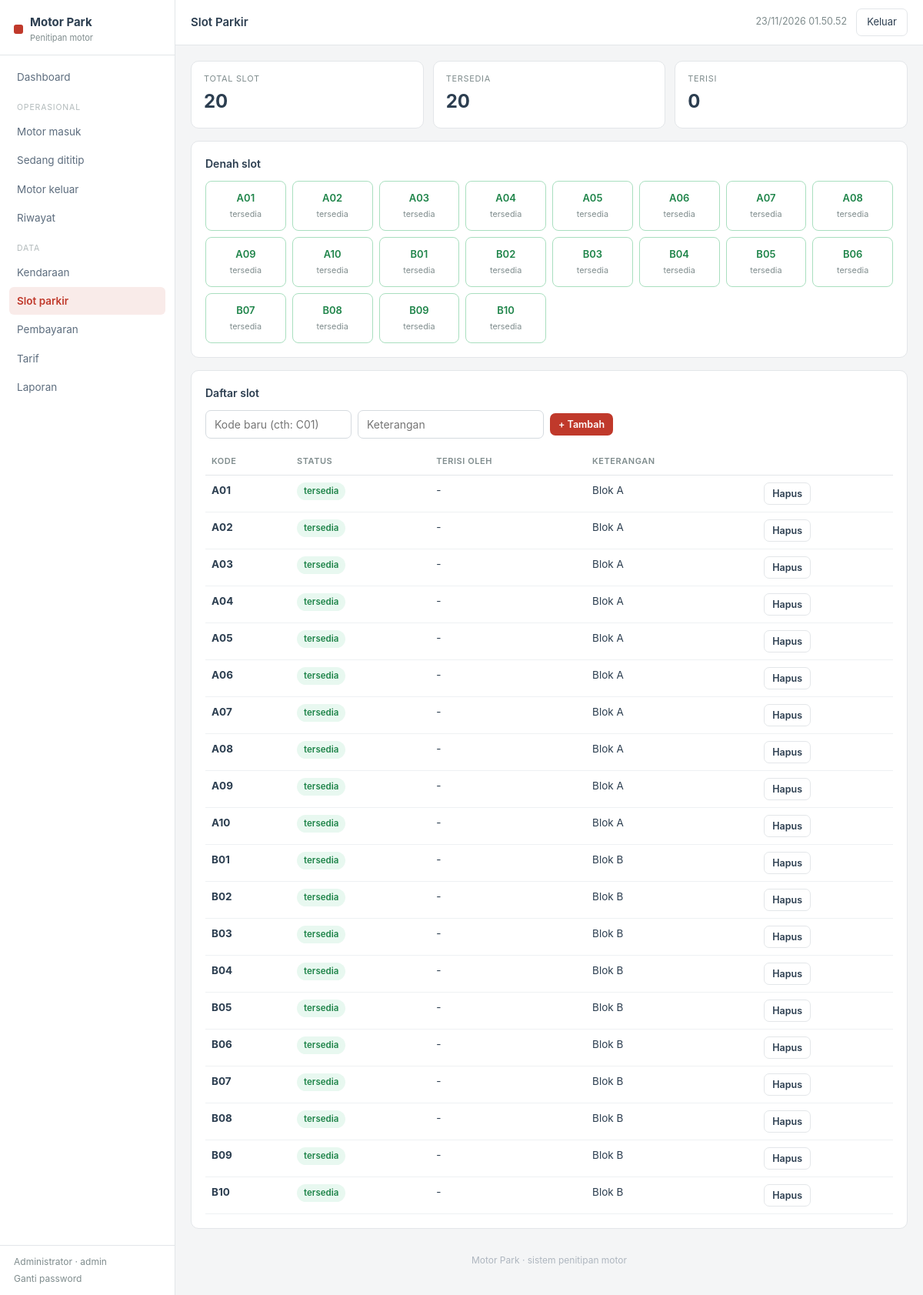
The page /slot/index.php (signed in) on the database its author committed.
### tables this page shows
CREATE TABLE IF NOT EXISTS `slot_parkir` (
  `id` INT UNSIGNED NOT NULL AUTO_INCREMENT,
  `kode_slot` VARCHAR(10) NOT NULL,
  `status` ENUM('tersedia','terisi') NOT NULL DEFAULT 'tersedia',
  `keterangan` VARCHAR(100) DEFAULT NULL,
  `created_at` TIMESTAMP NOT NULL DEFAULT CURRENT_TIMESTAMP,
  PRIMARY KEY (`id`),
  UNIQUE KEY `uq_kode` (`kode_slot`),
  KEY `idx_status` (`status`)
);

### config/functions.php (called while the page is built, shortened)
<?php
function base_url($path = '') {
    $script = str_replace('\\', '/', $_SERVER['SCRIPT_NAME'] ?? '');
    $base = preg_replace('#/(auth|dashboard|kendaraan|transaksi|pembayaran|slot|laporan|config|includes|assets)(/.*)?$#', '', $script);
    $base = rtrim($base, '/');
    if ($base === '' || preg_match('#\.php$#', $base)) {
        $dir = rtrim(str_replace('\\', '/', dirname($script)), '/');
        $base = $dir;
    }
    $path = ltrim($path, '/');
    return $base . ($path ? '/' . $path : '');
}
function e($str) {
    return htmlspecialchars((string)($str ?? ''), ENT_QUOTES, 'UTF-8');
}
function current_user() {
    return $_SESSION['user'] ?? null;
}

### slot/index.php (the view, shortened to what this page needs)
<?php
$title = 'Slot Parkir';
$active = 'slot';
require_once __DIR__ . '/../includes/header.php';
$isAdmin = (($_SESSION['user']['role'] ?? '') === 'admin');
$slots = $pdo->query("SELECT s.*, k.nopol FROM slot_parkir s LEFT JOIN transaksi t ON t.slot_id=s.id AND t.status='aktif' LEFT JOIN kendaraan k ON k.id=t.kendaraan_id ORDER BY s.kode_slot")->fetchAll();
$tersedia = count(array_filter($slots, fn($x) => $x['status']==='tersedia'));
?>
<div class="cards">
  <div class="card"><div class="label">Total slot</div><div class="value"><?= count($slots) ?></div></div>
  <div class="card"><div class="label">Tersedia</div><div class="value"><?= $tersedia ?></div></div>
  <div class="card"><div class="label">Terisi</div><div class="value"><?= count($slots) - $tersedia ?></div></div>
</div>
<div class="panel">
  <h3>Denah slot</h3>
  <div class="slots">
    <?php foreach ($slots as $s): ?>
      <div class="slot <?= e($s['status']) ?>" title="<?= e($s['nopol'] ?? 'kosong') ?>">
        <?= e($s['kode_slot']) ?><br><small><?= e($s['status']) ?></small>
      </div>
    <?php endforeach; ?>
  </div>
</div>
<div class="panel">
  <h3>Daftar slot</h3>
  <?php if ($isAdmin): ?>
  <form method="post" class="toolbar">
    <input name="kode_slot" required placeholder="Kode baru (cth: C01)" style="max-width:150px">
    <input name="keterangan" placeholder="Keterangan">
    <button class="btn btn-red btn-small">+ Tambah</button>
  </form>
  <?php else: ?><p style="font-size:13px;color:#7F8C8D">Tambah / hapus slot hanya untuk admin.</p><?php endif; ?>
  <table>
    <thead><tr><th>Kode</th><th>Status</th><th>Terisi oleh</th><th>Keterangan</th><?php if ($isAdmin): ?><th></th><?php endif; ?></tr></thead>
    <tbody>
    <?php foreach ($slots as $s): ?>
      <tr>
        <td><b><?= e($s['kode_slot']) ?></b></td>
        <td><span class="badge b-<?= e($s['status']) ?>"><?= e($s['status']) ?></span></td>
        <td><?= e($s['nopol'] ?? '-') ?></td>
        <td><?= e($s['keterangan'] ?? '-') ?></td>
        <?php if ($isAdmin): ?><td>
          <?php if ($s['status']==='tersedia'): ?>
          <form method="post" style="display:inline" onsubmit="return confirm('Hapus slot <?= e($s['kode_slot']) ?>?')"><button class="btn btn-grey btn-small">Hapus</button></form>
          <?php else: ?>&mdash;<?php endif; ?>
        </td><?php endif; ?>
      </tr>
    <?php endforeach; ?>
    </tbody>
  </table>
</div>
<?php require_once __DIR__ . '/../includes/footer.php'; ?>

### includes/header.php (shortened to what this page needs)
<?php
require_once __DIR__ . '/../config/functions.php';
$user = current_user();
?>
<!DOCTYPE html>
<html lang="id">
<head>
<link rel="stylesheet" href="<?= e(base_url('assets/css/style.css')) ?>?v=<?= (int)@filemtime(__DIR__ . '/../assets/css/style.css') ?>">
</head>
<body>
<div class="app">
  <aside class="sidebar" id="sidebar">
    <div class="brand"><span class="mark"></span><span>Motor Park<small>Penitipan motor</small></span></div>
    <nav class="nav">
      <a href="<?= e(base_url('dashboard/index.php')) ?>" class="<?= ($active ?? '') === 'dashboard' ? 'active' : '' ?>">Dashboard</a>
      <div class="sep">Operasional</div>
      <a href="<?= e(base_url('transaksi/masuk.php')) ?>" class="<?= ($active ?? '') === 'masuk' ? 'active' : '' ?>">Motor masuk</a>
      <a href="<?= e(base_url('transaksi/aktif.php')) ?>" class="<?= ($active ?? '') === 'aktif' ? 'active' : '' ?>">Sedang dititip</a>
      <a href="<?= e(base_url('transaksi/keluar.php')) ?>" class="<?= ($active ?? '') === 'keluar' ? 'active' : '' ?>">Motor keluar</a>
      <a href="<?= e(base_url('transaksi/riwayat.php')) ?>" class="<?= ($active ?? '') === 'riwayat' ? 'active' : '' ?>">Riwayat</a>
      <div class="sep">Data</div>
      <a href="<?= e(base_url('kendaraan/index.php')) ?>" class="<?= ($active ?? '') === 'kendaraan' ? 'active' : '' ?>">Kendaraan</a>
      <a href="<?= e(base_url('slot/index.php')) ?>" class="<?= ($active ?? '') === 'slot' ? 'active' : '' ?>">Slot parkir</a>
      <a href="<?= e(base_url('pembayaran/index.php')) ?>" class="<?= ($active ?? '') === 'pembayaran' ? 'active' : '' ?>">Pembayaran</a>
      <?php if (($user['role'] ?? '') === 'admin'): ?>
      <a href="<?= e(base_url('pembayaran/tarif.php')) ?>" class="<?= ($active ?? '') === 'tarif' ? 'active' : '' ?>">Tarif</a>
      <?php endif; ?>
      <a href="<?= e(base_url('laporan/index.php')) ?>" class="<?= ($active ?? '') === 'laporan' ? 'active' : '' ?>">Laporan</a>
    </nav>
    <div class="side-foot">
      <div><?= e($user['nama_lengkap'] ?? '') ?> &middot; <?= e($user['role'] ?? '') ?></div>
      <a href="<?= e(base_url('auth/password.php')) ?>">Ganti password</a>
    </div>
  </aside>
  <div class="main">
    <div class="topbar">
      <h1><?= e($title ?? 'Dashboard') ?></h1>
      <span class="userbox" id="clock"></span>
      <a class="btn-logout" href="<?= e(base_url('auth/logout.php')) ?>" style="text-decoration:none">Keluar</a>
    </div>
    <div class="content">

### includes/footer.php (shortened to what this page needs)
    <div class="foot">Motor Park &middot; sistem penitipan motor</div>
    </div>
  </div>
</div>
</body>
</html>

### assets/css/style.css (style rules this page uses)
:root { --red:#C0392B; --red-dark:#922B21; --red-soft:#F9EBE9; --ink:#2C3E50; --muted:#7F8C8D; --line:#E3E6E9; --bg:#F4F5F6; --white:#FFFFFF; --green:#1E8449; --green-soft:#E8F8F0; --amber:#9A7D0A; --amber-soft:#FCF3CF; }
* { box-sizing:border-box }
body { margin:0;font-family:-apple-system,"Segoe UI",Roboto,Arial,sans-serif;background:var(--bg);color:var(--ink);font-size:14px;line-height:1.5 }
a { color:var(--red);text-decoration:none }
.app { display:flex;min-height:100vh }
.sidebar { width:228px;background:var(--white);border-right:1px solid var(--line);position:fixed;top:0;bottom:0;left:0;display:flex;flex-direction:column;z-index:50;transition:transform .2s }
.brand { padding:18px 18px 14px;font-weight:700;font-size:15px;display:flex;align-items:center;gap:9px;border-bottom:1px solid var(--line) }
.brand .mark { width:12px;height:12px;background:var(--red);border-radius:3px;flex:none }
.brand small { display:block;font-size:11px;font-weight:400;color:var(--muted) }
.nav { flex:1;padding:10px 12px;overflow-y:auto }
.nav a { display:block;color:#5D6D7E;padding:8px 10px;border-radius:6px;margin-bottom:1px;font-size:13.5px }
.nav a.active { background:var(--red-soft);color:var(--red);font-weight:600 }
.nav .sep { font-size:10.5px;text-transform:uppercase;letter-spacing:.08em;color:#B2BABB;margin:14px 10px 5px }
.side-foot { padding:12px 18px;font-size:12px;color:var(--muted);border-top:1px solid var(--line) }
.side-foot a { display:inline-block;margin-top:4px;font-size:12px;color:var(--muted) }
.main { flex:1;margin-left:228px;display:flex;flex-direction:column;min-width:0 }
.topbar { background:var(--white);border-bottom:1px solid var(--line);padding:11px 20px;display:flex;align-items:center;gap:12px;position:sticky;top:0;z-index:40 }
.topbar h1 { font-size:15px;font-weight:600;margin:0;flex:1 }
.userbox { font-size:12.5px;color:var(--muted) }
.btn-logout { background:var(--white);color:var(--ink);border:1px solid var(--line);padding:7px 13px;border-radius:7px;font-size:13px;cursor:pointer }
.content { padding:20px;max-width:1150px;width:100%;margin:0 auto }
.cards { display:grid;grid-template-columns:repeat(auto-fit,minmax(170px,1fr));gap:12px;margin-bottom:16px }
.card { background:var(--white);border:1px solid var(--line);border-radius:10px;padding:14px 16px }
.card .label { font-size:11px;color:var(--muted);text-transform:uppercase;letter-spacing:.06em }
.card .value { font-size:24px;font-weight:700;margin:4px 0 2px }
.panel { background:var(--white);border:1px solid var(--line);border-radius:10px;padding:18px;margin-bottom:16px }
.panel h3 { margin:0 0 12px;font-size:14px;font-weight:600 }
table { width:100%;border-collapse:collapse;font-size:13.5px }
th,td { padding:9px 8px;border-bottom:1px solid #EEF1F3;text-align:left;vertical-align:top }
th { font-size:11px;text-transform:uppercase;letter-spacing:.05em;color:var(--muted);font-weight:600;border-bottom:1px solid var(--line) }
.badge { display:inline-block;padding:3px 9px;border-radius:99px;font-size:11.5px;font-weight:600;background:#EEF1F3;color:#5D6D7E }
.b-selesai,.b-lunas,.b-tersedia { background:var(--green-soft);color:var(--green) }
input,select,textarea { width:100%;padding:9px 11px;border:1px solid #D5DADF;border-radius:7px;font-size:14px;font-family:inherit;background:#fff;color:var(--ink) }
.btn { display:inline-block;padding:9px 15px;border-radius:7px;border:1px solid transparent;cursor:pointer;font-size:13.5px;font-weight:600;font-family:inherit }
.btn-red { background:var(--red);color:#fff }
.btn-grey { background:#fff;border-color:var(--line);color:var(--ink) }
.btn-small { padding:6px 10px;font-size:12.5px }
.toolbar { display:flex;gap:8px;flex-wrap:wrap;margin-bottom:12px;align-items:center }
.toolbar input,.toolbar select { width:auto;min-width:190px }
.slots { display:grid;grid-template-columns:repeat(auto-fill,minmax(104px,1fr));gap:8px }
.slot { border:1px solid var(--line);border-radius:8px;padding:12px 8px;text-align:center;font-weight:600;font-size:13px;background:#fff }
.slot small { font-weight:400;color:var(--muted) }
.slot.tersedia { border-color:#A9DFBF;color:var(--green) }
.foot { text-align:center;font-size:12px;color:#AEB6BF;padding:16px }

### rows shown on the page
slot_parkir: kode_slot "A01", status "tersedia", nopol "-", keterangan "Blok A"
slot_parkir: kode_slot "A02", status "tersedia", nopol "-", keterangan "Blok A"
slot_parkir: kode_slot "A03", status "tersedia", nopol "-", keterangan "Blok A"
slot_parkir: kode_slot "A04", status "tersedia", nopol "-", keterangan "Blok A"
slot_parkir: kode_slot "A05", status "tersedia", nopol "-", keterangan "Blok A"
slot_parkir: kode_slot "A06", status "tersedia", nopol "-", keterangan "Blok A"
slot_parkir: kode_slot "A07", status "tersedia", nopol "-", keterangan "Blok A"
slot_parkir: kode_slot "A08", status "tersedia", nopol "-", keterangan "Blok A"
slot_parkir: kode_slot "A09", status "tersedia", nopol "-", keterangan "Blok A"
slot_parkir: kode_slot "A10", status "tersedia", nopol "-", keterangan "Blok A"
slot_parkir: kode_slot "B01", status "tersedia", nopol "-", keterangan "Blok B"
slot_parkir: kode_slot "B02", status "tersedia", nopol "-", keterangan "Blok B"
slot_parkir: kode_slot "B03", status "tersedia", nopol "-", keterangan "Blok B"
slot_parkir: kode_slot "B04", status "tersedia", nopol "-", keterangan "Blok B"
slot_parkir: kode_slot "B05", status "tersedia", nopol "-", keterangan "Blok B"
slot_parkir: kode_slot "B06", status "tersedia", nopol "-", keterangan "Blok B"
slot_parkir: kode_slot "B07", status "tersedia", nopol "-", keterangan "Blok B"
slot_parkir: kode_slot "B08", status "tersedia", nopol "-", keterangan "Blok B"
slot_parkir: kode_slot "B09", status "tersedia", nopol "-", keterangan "Blok B"
slot_parkir: kode_slot "B10", status "tersedia", nopol "-", keterangan "Blok B"

### other values the page prints
$user['nama_lengkap'] "Administrator"
$user['role'] "admin"
$title "Slot Parkir"
count($slots) "20"
$tersedia "20"
count($slots) - $tersedia "0"
